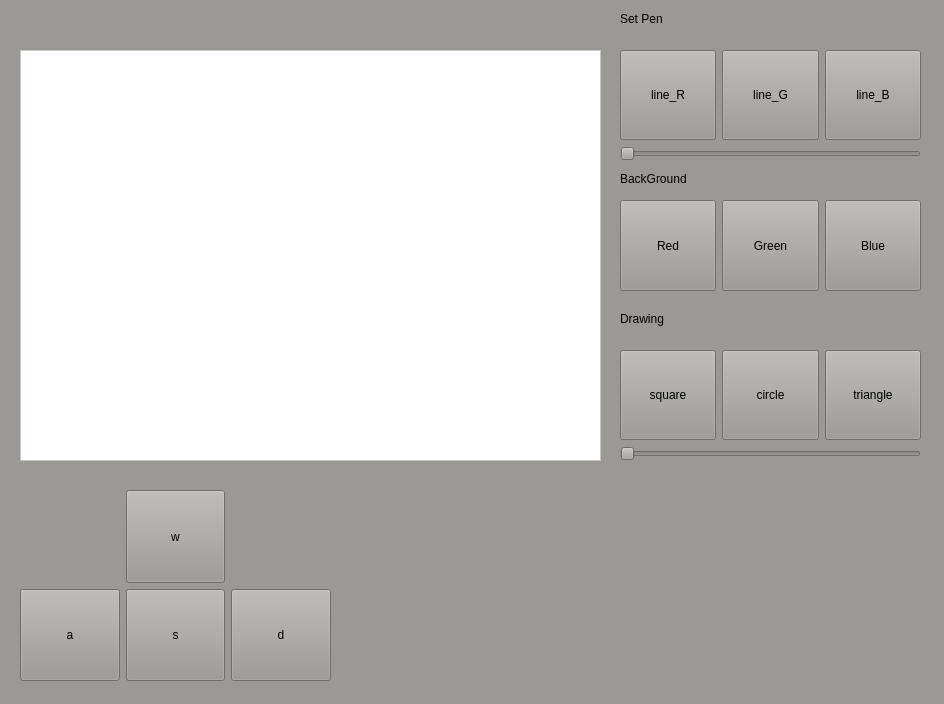
<?xml version="1.0" encoding="UTF-8"?>
<ui version="4.0">
 <class>MainWindowDesign</class>
 <widget class="QMainWindow" name="MainWindowDesign">
  <property name="geometry">
   <rect>
    <x>0</x>
    <y>0</y>
    <width>944</width>
    <height>704</height>
   </rect>
  </property>
  <property name="windowTitle">
   <string>QRosApp</string>
  </property>
  <property name="windowIcon">
   <iconset>
    <normaloff>:/images/icon.png</normaloff>:/images/icon.png</iconset>
  </property>
  <property name="styleSheet">
   <string notr="true">background-color: rgb(154, 153, 150);</string>
  </property>
  <property name="locale">
   <locale language="English" country="Australia"/>
  </property>
  <widget class="QWidget" name="centralwidget">
   <widget class="QWidget" name="gridLayoutWidget">
    <property name="geometry">
     <rect>
      <x>20</x>
      <y>490</y>
      <width>311</width>
      <height>191</height>
     </rect>
    </property>
    <layout class="QGridLayout" name="gridLayout">
     <item row="1" column="1">
      <widget class="QPushButton" name="s_btn">
       <property name="sizePolicy">
        <sizepolicy hsizetype="Minimum" vsizetype="Expanding">
         <horstretch>0</horstretch>
         <verstretch>0</verstretch>
        </sizepolicy>
       </property>
       <property name="text">
        <string>s</string>
       </property>
      </widget>
     </item>
     <item row="1" column="2">
      <widget class="QPushButton" name="d_btn">
       <property name="sizePolicy">
        <sizepolicy hsizetype="Minimum" vsizetype="Expanding">
         <horstretch>0</horstretch>
         <verstretch>0</verstretch>
        </sizepolicy>
       </property>
       <property name="text">
        <string>d</string>
       </property>
      </widget>
     </item>
     <item row="1" column="0">
      <widget class="QPushButton" name="a_btn">
       <property name="sizePolicy">
        <sizepolicy hsizetype="Minimum" vsizetype="Expanding">
         <horstretch>0</horstretch>
         <verstretch>0</verstretch>
        </sizepolicy>
       </property>
       <property name="text">
        <string>a</string>
       </property>
      </widget>
     </item>
     <item row="0" column="1">
      <widget class="QPushButton" name="w_btn">
       <property name="sizePolicy">
        <sizepolicy hsizetype="Minimum" vsizetype="Expanding">
         <horstretch>0</horstretch>
         <verstretch>0</verstretch>
        </sizepolicy>
       </property>
       <property name="text">
        <string>w</string>
       </property>
      </widget>
     </item>
    </layout>
   </widget>
   <widget class="QWidget" name="verticalLayoutWidget">
    <property name="geometry">
     <rect>
      <x>620</x>
      <y>50</y>
      <width>301</width>
      <height>111</height>
     </rect>
    </property>
    <layout class="QVBoxLayout" name="verticalLayout">
     <item>
      <layout class="QHBoxLayout" name="horizontalLayout">
       <item>
        <widget class="QPushButton" name="line_r_btn">
         <property name="sizePolicy">
          <sizepolicy hsizetype="Minimum" vsizetype="Expanding">
           <horstretch>0</horstretch>
           <verstretch>0</verstretch>
          </sizepolicy>
         </property>
         <property name="text">
          <string>line_R</string>
         </property>
        </widget>
       </item>
       <item>
        <widget class="QPushButton" name="line_g_btn">
         <property name="sizePolicy">
          <sizepolicy hsizetype="Minimum" vsizetype="Expanding">
           <horstretch>0</horstretch>
           <verstretch>0</verstretch>
          </sizepolicy>
         </property>
         <property name="text">
          <string>line_G</string>
         </property>
        </widget>
       </item>
       <item>
        <widget class="QPushButton" name="line_b_btn">
         <property name="sizePolicy">
          <sizepolicy hsizetype="Minimum" vsizetype="Expanding">
           <horstretch>0</horstretch>
           <verstretch>0</verstretch>
          </sizepolicy>
         </property>
         <property name="text">
          <string>line_B</string>
         </property>
        </widget>
       </item>
      </layout>
     </item>
     <item>
      <widget class="QSlider" name="pen_width">
       <property name="maximum">
        <number>20</number>
       </property>
       <property name="orientation">
        <enum>Qt::Horizontal</enum>
       </property>
      </widget>
     </item>
    </layout>
   </widget>
   <widget class="QLabel" name="label">
    <property name="geometry">
     <rect>
      <x>620</x>
      <y>10</y>
      <width>67</width>
      <height>17</height>
     </rect>
    </property>
    <property name="text">
     <string>Set Pen</string>
    </property>
   </widget>
   <widget class="QWidget" name="gridLayoutWidget_2">
    <property name="geometry">
     <rect>
      <x>620</x>
      <y>200</y>
      <width>301</width>
      <height>91</height>
     </rect>
    </property>
    <layout class="QGridLayout" name="gridLayout_2">
     <item row="0" column="0">
      <widget class="QPushButton" name="backgnd_r_btn">
       <property name="sizePolicy">
        <sizepolicy hsizetype="Minimum" vsizetype="Expanding">
         <horstretch>0</horstretch>
         <verstretch>0</verstretch>
        </sizepolicy>
       </property>
       <property name="text">
        <string>Red</string>
       </property>
      </widget>
     </item>
     <item row="0" column="1">
      <widget class="QPushButton" name="backgnd_g_btn">
       <property name="sizePolicy">
        <sizepolicy hsizetype="Minimum" vsizetype="Expanding">
         <horstretch>0</horstretch>
         <verstretch>0</verstretch>
        </sizepolicy>
       </property>
       <property name="text">
        <string>Green</string>
       </property>
      </widget>
     </item>
     <item row="0" column="2">
      <widget class="QPushButton" name="backgnd_b_btn">
       <property name="sizePolicy">
        <sizepolicy hsizetype="Minimum" vsizetype="Expanding">
         <horstretch>0</horstretch>
         <verstretch>0</verstretch>
        </sizepolicy>
       </property>
       <property name="text">
        <string>Blue</string>
       </property>
      </widget>
     </item>
    </layout>
   </widget>
   <widget class="QLabel" name="label_2">
    <property name="geometry">
     <rect>
      <x>620</x>
      <y>170</y>
      <width>121</width>
      <height>17</height>
     </rect>
    </property>
    <property name="text">
     <string>BackGround</string>
    </property>
   </widget>
   <widget class="QWidget" name="verticalLayoutWidget_2">
    <property name="geometry">
     <rect>
      <x>620</x>
      <y>350</y>
      <width>301</width>
      <height>111</height>
     </rect>
    </property>
    <layout class="QVBoxLayout" name="verticalLayout_2">
     <item>
      <layout class="QHBoxLayout" name="horizontalLayout_2">
       <item>
        <widget class="QPushButton" name="square_btn">
         <property name="sizePolicy">
          <sizepolicy hsizetype="Minimum" vsizetype="Expanding">
           <horstretch>0</horstretch>
           <verstretch>0</verstretch>
          </sizepolicy>
         </property>
         <property name="text">
          <string>square</string>
         </property>
        </widget>
       </item>
       <item>
        <widget class="QPushButton" name="circle_btn">
         <property name="sizePolicy">
          <sizepolicy hsizetype="Minimum" vsizetype="Expanding">
           <horstretch>0</horstretch>
           <verstretch>0</verstretch>
          </sizepolicy>
         </property>
         <property name="text">
          <string>circle</string>
         </property>
        </widget>
       </item>
       <item>
        <widget class="QPushButton" name="triangle_btn">
         <property name="sizePolicy">
          <sizepolicy hsizetype="Minimum" vsizetype="Expanding">
           <horstretch>0</horstretch>
           <verstretch>0</verstretch>
          </sizepolicy>
         </property>
         <property name="text">
          <string>triangle</string>
         </property>
        </widget>
       </item>
      </layout>
     </item>
     <item>
      <widget class="QSlider" name="draw_slider">
       <property name="minimum">
        <number>1</number>
       </property>
       <property name="maximum">
        <number>10</number>
       </property>
       <property name="orientation">
        <enum>Qt::Horizontal</enum>
       </property>
      </widget>
     </item>
    </layout>
   </widget>
   <widget class="QLabel" name="label_3">
    <property name="geometry">
     <rect>
      <x>620</x>
      <y>310</y>
      <width>67</width>
      <height>17</height>
     </rect>
    </property>
    <property name="text">
     <string>Drawing</string>
    </property>
   </widget>
   <widget class="QTextBrowser" name="textBrowser">
    <property name="geometry">
     <rect>
      <x>20</x>
      <y>50</y>
      <width>581</width>
      <height>411</height>
     </rect>
    </property>
    <property name="styleSheet">
     <string notr="true">background-color: rgb(255, 255, 255);
color: rgb(0, 0, 0);</string>
    </property>
   </widget>
  </widget>
  <action name="action_Quit">
   <property name="text">
    <string>&amp;Quit</string>
   </property>
   <property name="shortcut">
    <string>Ctrl+Q</string>
   </property>
   <property name="shortcutContext">
    <enum>Qt::ApplicationShortcut</enum>
   </property>
  </action>
  <action name="action_Preferences">
   <property name="text">
    <string>&amp;Preferences</string>
   </property>
  </action>
  <action name="actionAbout">
   <property name="text">
    <string>&amp;About</string>
   </property>
  </action>
  <action name="actionAbout_Qt">
   <property name="text">
    <string>About &amp;Qt</string>
   </property>
  </action>
 </widget>
 <resources/>
 <connections>
  <connection>
   <sender>action_Quit</sender>
   <signal>triggered()</signal>
   <receiver>MainWindowDesign</receiver>
   <slot>close()</slot>
   <hints>
    <hint type="sourcelabel">
     <x>-1</x>
     <y>-1</y>
    </hint>
    <hint type="destinationlabel">
     <x>399</x>
     <y>299</y>
    </hint>
   </hints>
  </connection>
 </connections>
</ui>
